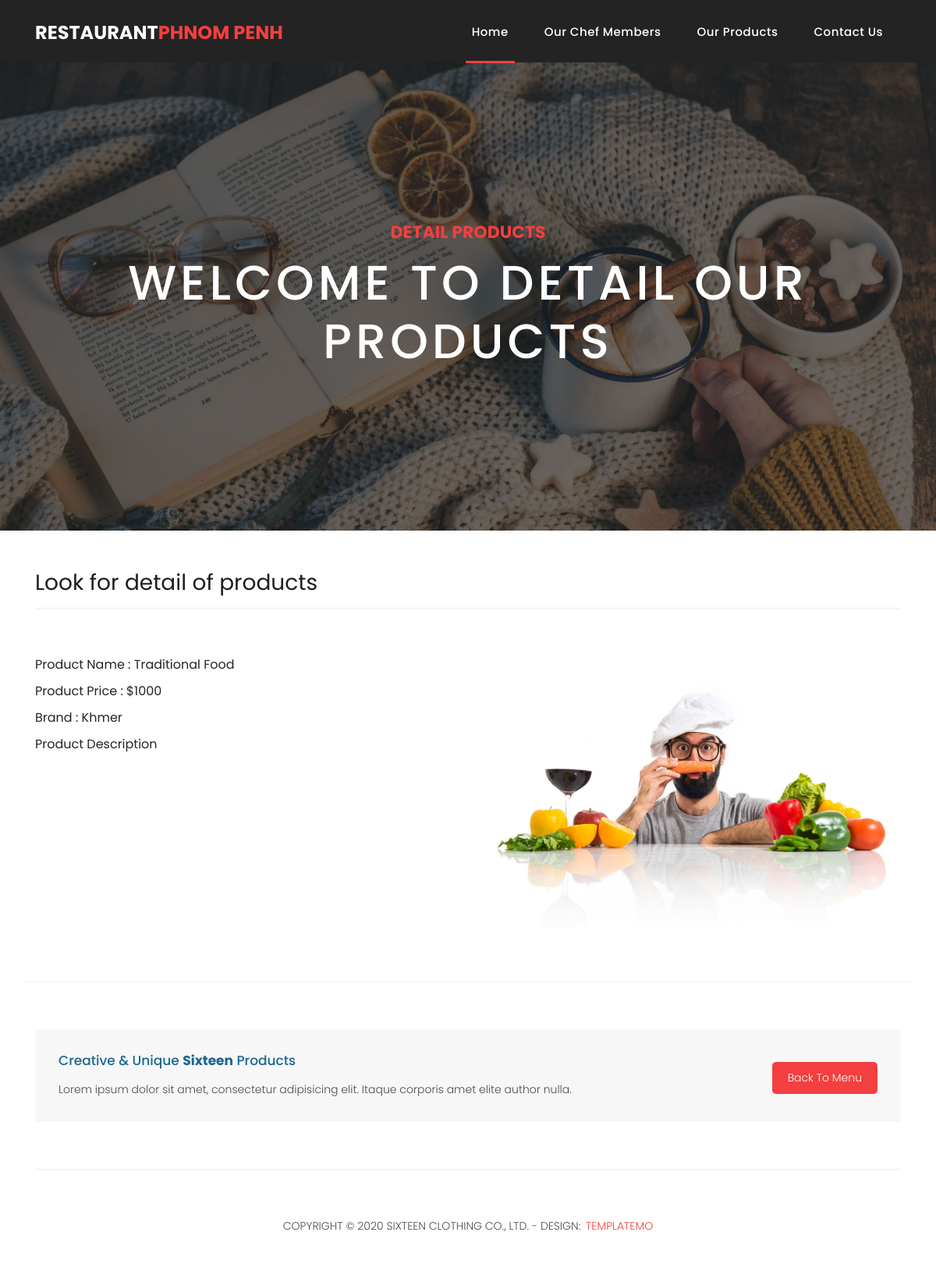
The page /frontend/products_detail.php?itemID=9 on the database its author committed.
### tables this page shows
CREATE TABLE `item` (
  `item_id` int(11) NOT NULL,
  `item_name` varchar(100) NOT NULL,
  `item_price` int(100) NOT NULL,
  `item_image` varchar(100) NOT NULL,
  `item_detail` varchar(200) NOT NULL,
  `cate_brand_id` int(11) NOT NULL
);

CREATE TABLE `brand` (
  `brand_id` int(11) NOT NULL,
  `brand_name` varchar(100) NOT NULL,
  `brand_logo` varchar(100) NOT NULL,
  `brand_order` int(11) NOT NULL
);

### frontend/products_detail.php (the view, shortened to what this page needs)
<?php
     include '../backend/pages/conn.php';
?>
<!DOCTYPE html>
<html lang="en">
  <head>
    <link href="vendor/bootstrap/css/bootstrap.min.css" rel="stylesheet">
    <link rel="stylesheet" href="assets/css/fontawesome.css">
    <link rel="stylesheet" href="assets/css/templatemo-sixteen.css">
    <link rel="stylesheet" href="assets/css/owl.css">
  </head>
  <body>
  <?php
    include 'menu.php';
  ?>
    <div class="banner header-text">
      <div class="owl-banner owl-carousel">
        <div class="banner-item-01">
          <div class="text-content">
            <h4>Detail Products</h4>
            <h2>Welcome to detail our products</h2>
          </div>
        </div>
      </div>
    </div>
    <div class="best-features">
      <div class="container">
        <div class="row">
          <div class="col-md-12">
            <div class="section-heading">
              <h2>Look for detail of products</h2>
            </div>
          </div>
          <div class="col-md-6">
          <?php
            if (isset($_REQUEST['itemID'])) {
                $catID = $_REQUEST['itemID'];
                $stBrand="SELECT*FROM item
                INNER JOIN cate_brand ON item.cate_brand_id=cate_brand.cate_brand_id
                INNER JOIN category ON category.cate_id=cate_brand.cate_id
                INNER JOIN brand ON brand.brand_id=cate_brand.brand_id WHERE item_id=$catID";
                $qrBrand = $conn->query($stBrand) ;
                while($rowBrand = $qrBrand->fetch_assoc()){
                  echo '
                  <div class="left-content">
                        <ul class="featured-list">
                            <li>Product Name : '.$rowBrand['item_name'].'</li>
                            <li>Product Price : $'.$rowBrand['item_price'].'</li>
                            <li>Brand : '.$rowBrand['brand_name'].'</li>
                            <li>Product Description</li>
                            <p>'.$rowBrand['item_detail'].'</p>
                        </ul>
                        </div>
                    </div>
                  <div class="col-md-6">
                  <div class="right-image">
                    <img src="../backend/pages/images/products/'.$rowBrand['item_image'].'" alt="">
                  </div>
                </div>
                  ';
                }
            }
          ?>
        </div>
      </div>
    </div>
    <div class="call-to-action">
      <div class="container">
        <div class="row">
          <div class="col-md-12">
            <div class="inner-content">
              <div class="row">
                <div class="col-md-8">
                  <h4>Creative &amp; Unique <em>Sixteen</em> Products</h4>
                  <p>Lorem ipsum dolor sit amet, consectetur adipisicing elit. Itaque corporis amet elite author nulla.</p>
                </div>
                <div class="col-md-4">
                  <a href="products.php" class="filled-button">Back to Menu</a>
                </div>
              </div>
            </div>
          </div>
        </div>
      </div>
    </div>
    <footer>
      <div class="container">
        <div class="row">
          <div class="col-md-12">
            <div class="inner-content">
              <p>Copyright &copy; 2020 Sixteen Clothing Co., Ltd.
            - Design: <a rel="nofollow noopener" href="https://templatemo.com" target="_blank">TemplateMo</a></p>
            </div>
          </div>
        </div>
      </div>
    </footer>
  </body>
</html>

### frontend/assets/css/templatemo-sixteen.css (style rules this page uses)
body { font-family: 'Poppins', sans-serif; overflow-x: hidden; text-rendering: optimizeLegibility; -webkit-font-smoothing: antialiased; -moz-osx-font-smoothing: grayscale; }
p { margin-bottom: 0px; font-size: 14px; font-weight: 300; color: #4a4a4a; line-height: 24px; }
a { text-decoration: none!important; }
ul { padding: 0; margin: 0; list-style: none; }
h1,h2,h3,h4,h5,h6 { margin: 0px; }
a.filled-button { background-color: #f33f3f; color: #fff; font-size: 14px; text-transform: capitalize; font-weight: 300; padding: 10px 20px; border-radius: 5px; display: inline-block; transition: all 0.3s; }
.section-heading { text-align: left; margin-bottom: 60px; border-bottom: 1px solid #eee; }
.section-heading h2 { font-size: 28px; font-weight: 400; color: #1e1e1e; margin-bottom: 15px; }
.banner { position: relative; text-align: center; padding-top: 80px; }
.banner-item-01 { padding: 300px 0px; background-image: url(../images/slide_01.jpg); background-size: cover; background-repeat: no-repeat; background-position: center center; }
.banner .text-content { position: absolute; top: 50%; transform: translateY(-50%); text-align: center; width: 100%; }
.banner .text-content h4 { color: #f33f3f; font-size: 22px; text-transform: uppercase; font-weight: 700; margin-bottom: 15px; }
.banner .text-content h2 { color: #fff; font-size: 62px; text-transform: uppercase; letter-spacing: 5px; }
.best-features { margin-top: 50px; }
.best-features .container .row { border-bottom: 1px solid #eee; padding-bottom: 60px; }
.best-features img { width: 100%; overflow: hidden; }
.best-features ul.featured-list li { display: block; margin-bottom: 10px; }
.call-to-action .inner-content { margin-top: 60px; padding: 30px; background-color: #f7f7f7; border-radius: 5px; }
.call-to-action .inner-content h4 { font-size: 17px; color: #1a6692; margin-bottom: 15px; }
.call-to-action .inner-content em { font-style: normal; font-weight: 700; }
.call-to-action .inner-content .col-md-4 { text-align: right; }
.call-to-action .inner-content .filled-button { margin-top: 12px; }
footer { text-align: center; }
footer .inner-content { border-top: 1px solid #eee; margin-top: 60px; padding: 60px 0px; }
footer .inner-content p { text-transform: uppercase; }
footer .inner-content p a { color: #f33f3f; margin-left: 3px; }

### rows shown on the page
item: item_name "Traditional Food", item_price "1000", brand.brand_name "Khmer", item_image (picture)
